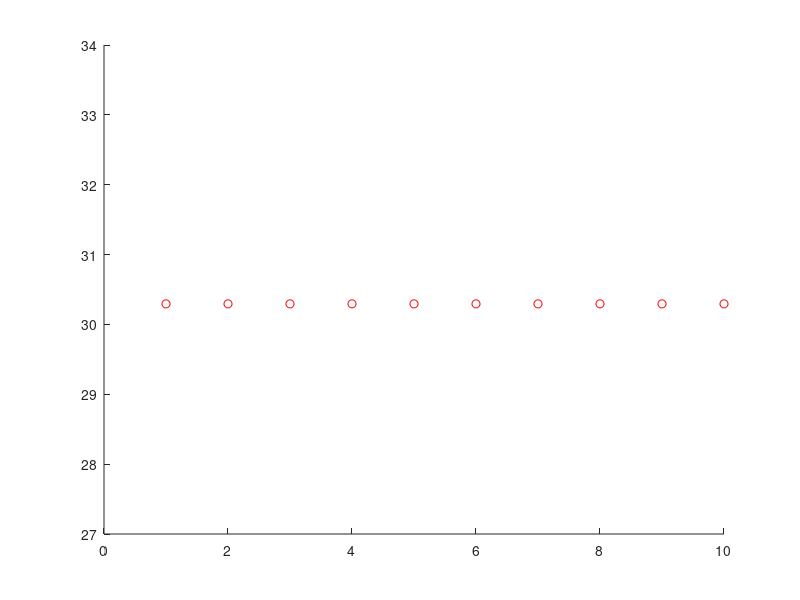

This chart was generated by the following MATLAB code:
% Lista de exercicio 02
% Danilo Portela de Oliveira

clear
clc

% t = s/v -> Modelo não linear
% s = v*t -> Modelo Linear
% 1/v = c -> t = s*c -> Vagarosidade

% Modelo não Linear

s = [150; 155; 160; 153]; 
t = [5; 5.1; 5.3; 5]; 

figure; % Criar figura
hold on; % Habilitar plotar na mesma figura
d = t; % Vetor dos valores observados
m0 = [1]; % Vetor dos parâmetros aproximados
N = length(d(:,1)); % Número de Observações 
M = length(m0(:,1)); % Número de parâmetros 
it = 10; % Número de iterações

% Expansão de Taylor
for i=1:it
    %G = [-s./m0.^2]; % Matriz das derivadas parciais
    G = [s]; % Matriz das derivadas parciais - Vagarosidade
    %d0 = s/m0; % Vetor dos valores calculados
    d0 = s.*m0; % Vetor dos valores calculados - Vagarosidade
    dc = d-d0; % Vetor das diferenças
    dm = (G'*G)^-1*(G'*dc); %  Vetor das correções
    m = m0+dm; % Vetor dos parâmetros ajustados
    %erro = d-s./m; % Vetor das diferenças
    erro = d-s*m; % Vetor das diferenças - Vagarosidade
    m0 = m; % Vetor dos parâmetros ajustados
    %plot(i, erro, "or") % Plot dos parâmetros por iteração
    plot(i, 1./m, "or") % Plot dos parâmetros por iteração - Vagarosidade
end

waitfor(gcf);
